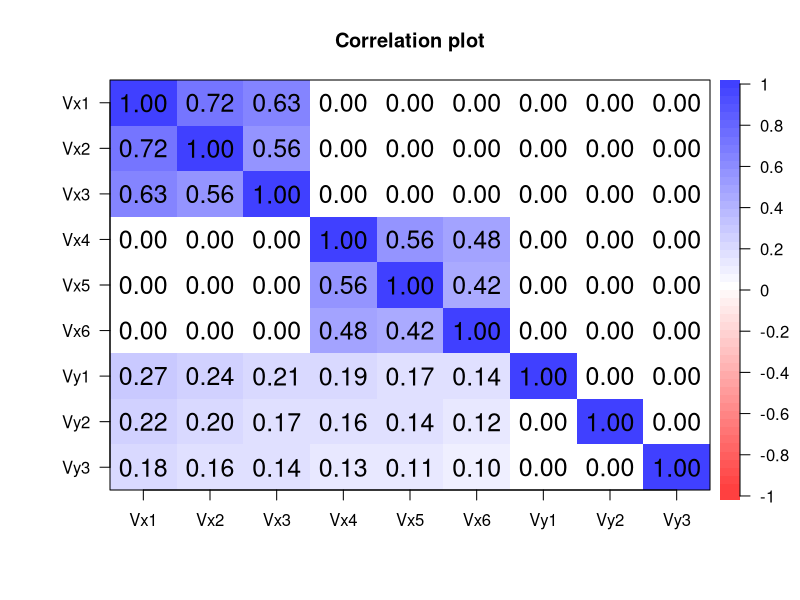
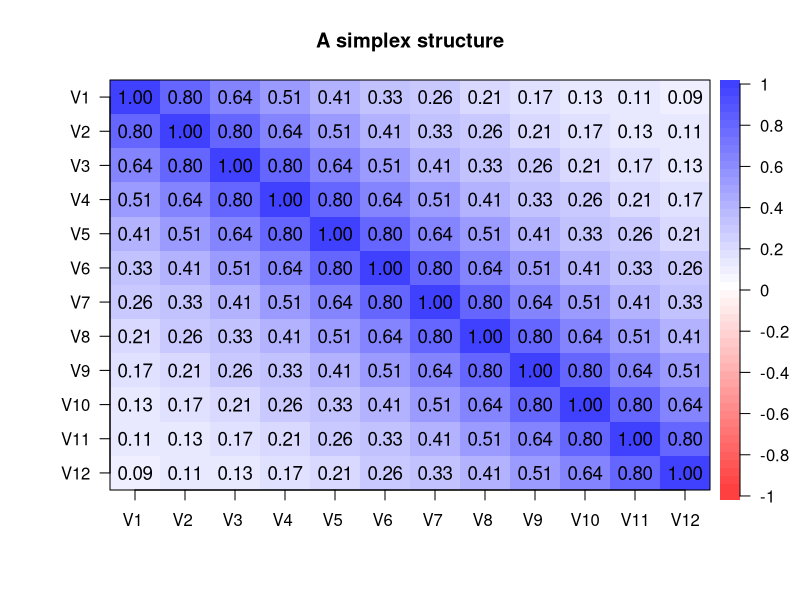
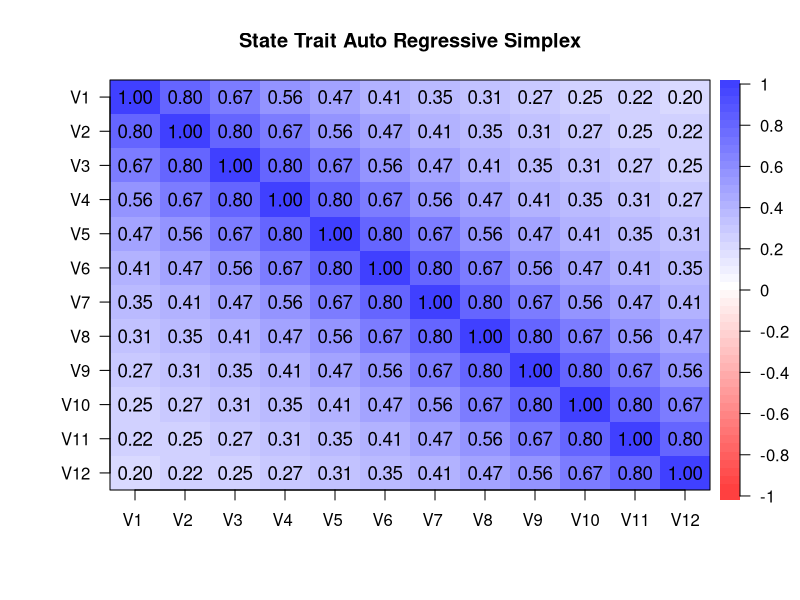

These figures' R source, in order:
library(psych)


### Name: sim
### Title: Functions to simulate psychological/psychometric data.
### Aliases: sim sim.simplex sim.minor sim.omega sim.general sim.parallel
###   sim.rasch sim.irt sim.npl sim.npn sim.poly sim.poly.npl sim.poly.npn
###   sim.poly.ideal sim.poly.ideal.npl sim.poly.ideal.npn sim.poly.mat
### Keywords: multivariate datagen

### ** Examples

simplex <- sim.simplex() #create the default simplex structure
lowerMat(simplex) #the correlation matrix
#create a congeneric matrix
congeneric <- sim.congeneric()
lowerMat(congeneric)
R <- sim.hierarchical()
lowerMat(R)
#now simulate categorical items with the hierarchical factor structure.  
#Let the items be dichotomous with varying item difficulties.
marginals = matrix(c(seq(.1,.9,.1),seq(.9,.1,-.1)),byrow=TRUE,nrow=2)
X <- sim.poly.mat(R=R,m=marginals,n=1000)
lowerCor(X) #show the raw correlations
#lowerMat(tetrachoric(X)$rho) # show the tetrachoric correlations (not run)
#generate a structure 
fx <- matrix(c(.9,.8,.7,rep(0,6),c(.8,.7,.6)),ncol=2)
fy <- c(.6,.5,.4)
Phi <- matrix(c(1,0,.5,0,1,.4,0,0,0),ncol=3)
R <- sim.structure(fx,Phi,fy) 
cor.plot(R$model) #show it graphically

simp <- sim.simplex()
#show the simplex structure using cor.plot
cor.plot(simp,colors=TRUE,main="A simplex structure")
#Show a STARS model 
simp <- sim.simplex(alpha=.8,lambda=.4)
#show the simplex structure using cor.plot
cor.plot(simp,colors=TRUE,main="State Trait Auto Regressive Simplex" )

dichot.sim <- sim.irt()  #simulate 5 dichotomous items
poly.sim <- sim.poly(theta=dichot.sim$theta)  #simulate 5 polytomous items that correlate 
  #with the dichotomous items
